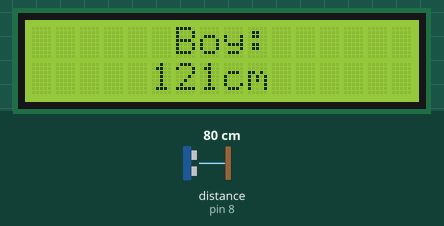
Recording of a sketch running on a simulated Arduino Uno, built with avr-gcc and run on an emulated ATmega328P. On the bench: 16×2 character LCD. Wiring (inferred from the names in the program): ultrasonic range finder: trigger pin 7; echo pin 8. The inputs (shaded band) are chosen by the test bench; at power-on: distance to the obstacle (sensor on pin 8) 80 cm. The echo pulse lasts 58.3 µs per cm.

Above: at 1.2 s.
1.3 s: distance to the obstacle (sensor on pin 8) set to 250 cm
At 6.0 s:
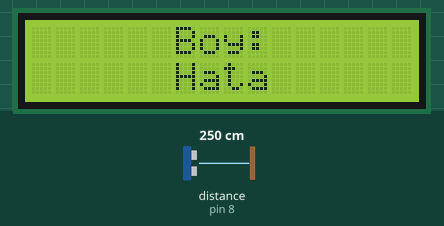
11.6 s: distance to the obstacle (sensor on pin 8) set to 206 cm
17.6 s: distance to the obstacle (sensor on pin 8) set to 201 cm
At 20.5 s:
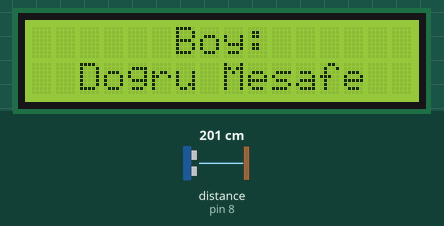
26.7 s: distance to the obstacle (sensor on pin 8) set to 299 cm
At 31.6 s:
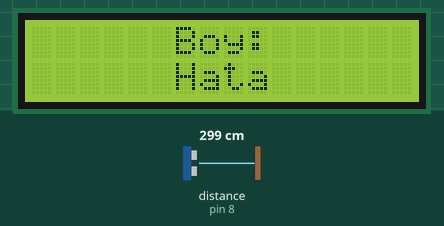
Timing chart, 0 to 33.1 s (numbered marks = the images above; inputs shaded):
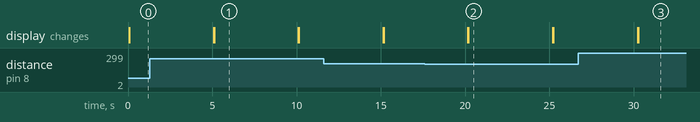

The sketch:

BoyOlcer-i2cLCD.ino
```cpp
#include <LiquidCrystal_I2C.h>
LiquidCrystal_I2C lcd(0x27,16,2);

int echo = 8;
int trig = 7;
float sure, mesafe;
void setup() {
  pinMode(trig, OUTPUT);
  pinMode(echo, INPUT);
  lcd.begin(16,2);
  lcd.backlight();
}

void loop() {
  digitalWrite(trig, LOW);
  delayMicroseconds(5);
  digitalWrite(trig, HIGH);
  delayMicroseconds(10);
  digitalWrite(trig, LOW);
  sure = pulseIn(echo, HIGH);
  mesafe = sure * 0.03432 / 2;
  lcd.setCursor(6, 0);
  lcd.print("Boy:");
  if (mesafe >= 199 && mesafe <= 201) {
    lcd.setCursor(2, 1);
    lcd.print("Dogru Mesafe");
  } else if (200-mesafe > 0 && 200-mesafe < 201) {
    if (200-mesafe > 99) {
      lcd.setCursor(5, 1);
      lcd.print(200-int(mesafe));
      lcd.setCursor(8, 1);
      lcd.print("cm");
    } else if (200-mesafe < 100) {
      lcd.setCursor(6, 1);
      lcd.print(200-int(mesafe));
      lcd.setCursor(8, 1);
      lcd.print("cm");
    }
  } else if (200-mesafe < 0) {
    lcd.setCursor(6,2);
    lcd.print("Hata");
  }
  delay(5000);
  lcd.clear();
}
```

Measured:
- the behaviour switches between 202 and 201 cm on distance to the obstacle (sensor on pin 8) (found by bisection; images 1 and 2)
- after the input at 1.3 s, the display: first differs from a run without the input after 3.8 s (image 1)
- after the input at 17.6 s, the display: first differs from a run without the input after 2.6 s (image 2)
- after the input at 26.7 s, the display: first differs from a run without the input after 3.6 s (image 3)
- what the display in image 1 shows lasts 5.0 s, from 5.1 s to 10.1 s
